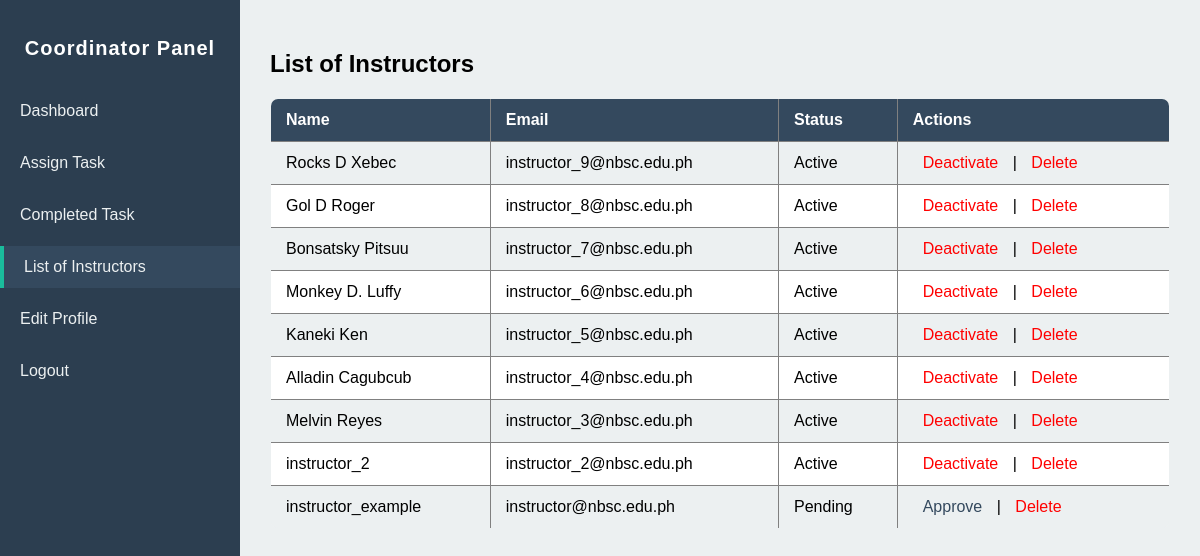
The page /coordinator/manage_instructors.php (signed in) on the database as committed earlier.
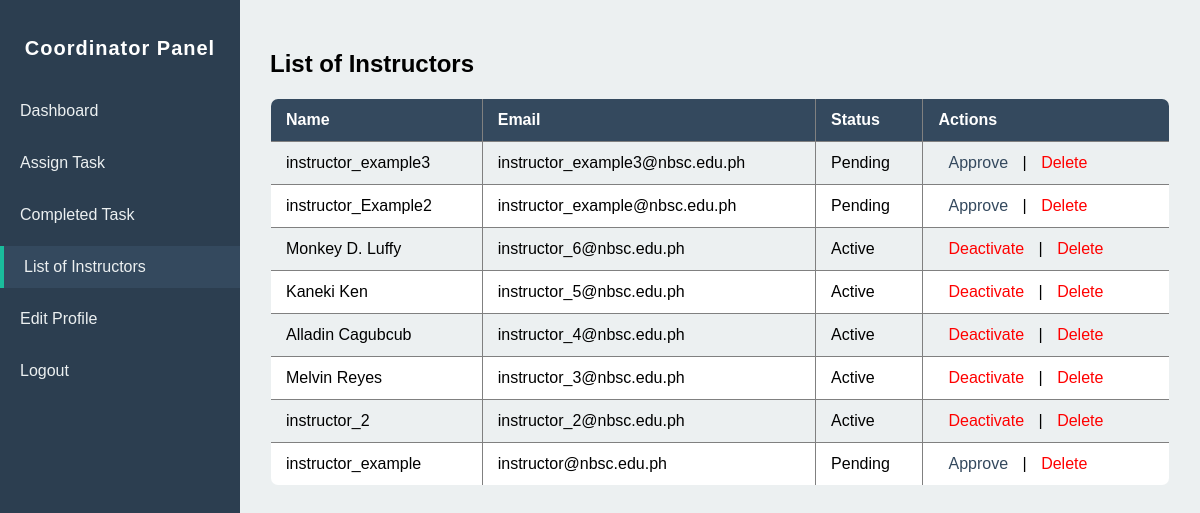
The same page on the database as committed later.
### tables this page shows
CREATE TABLE `users` (
  `id` int(11) NOT NULL,
  `name` varchar(100) NOT NULL,
  `email` varchar(100) NOT NULL,
  `profile_image` varchar(255) DEFAULT NULL,
  `password` varchar(255) NOT NULL,
  `role` enum('admin','coordinator','instructor') NOT NULL,
  `status` enum('pending','active','inactive') NOT NULL DEFAULT 'pending',
  `created_at` datetime DEFAULT current_timestamp(),
  `is_approved` tinyint(1) DEFAULT 0
);

### coordinator/manage_instructors.php (the view, shortened to what this page needs)
<?php
require_once "../inc/config.php";
$stmt = $pdo->query("SELECT * FROM users WHERE role='instructor' ORDER BY created_at DESC");
$instructors = $stmt->fetchAll(PDO::FETCH_ASSOC);
?>
<!DOCTYPE html>
<html>
<head>
    <link rel="stylesheet" href="../assets/css/style.css">
</head>
<body>
    <div class="dashboard-container">
        <aside class="sidebar">
            <h2>Coordinator Panel</h2>
            <ul>
                <li><a href="dashboard.php">Dashboard</a></li>
                <li><a href="assign_task.php">Assign Task</a></li>
                <li><a href="completed_task.php">Completed Task</a></li>
                <li class="active"><a href="manage_instructors.php">List of Instructors</a></a></li>
                <li><a href="edit_profile.php">Edit Profile</a></li>
                <li><a href="../auth/logout.php">Logout</a></li>
            </ul>
        </aside>
        <div class="main-content">
            <h2>List of Instructors</h2>
            <table border="1" cellpadding="8" cellspacing="0">
                <tr>
                    <th>Name</th>
                    <th>Email</th>
                    <th>Status</th>
                    <th>Actions</th>
                </tr>
                <?php foreach ($instructors as $inst): ?>
                    <tr>
                        <td><?= htmlspecialchars($inst['name']) ?></td>
                        <td><?= htmlspecialchars($inst['email']) ?></td>
                        <td><?= ucfirst($inst['status']) ?></td>
                        <td>
                            <?php if ($inst['status'] === 'pending'): ?>
                                <a href="?action=approve&id=<?= $inst['id'] ?>">Approve</a>
                            <?php elseif ($inst['status'] === 'active'): ?>
                                <a href="?action=deactivate&id=<?= $inst['id'] ?>">Deactivate</a>
                            <?php elseif ($inst['status'] === 'inactive'): ?>
                                <a href="?action=activate&id=<?= $inst['id'] ?>">Activate</a>
                            <?php endif; ?>
                            | <a href="?action=delete&id=<?= $inst['id'] ?>" onclick="return confirm('Delete this instructor?')">Delete</a>
                        </td>
                    </tr>
                <?php endforeach; ?>
            </table>
        </div>
</body>
</html>

Rows that differ between the two databases and show on the page:
removed users: name "Rocks D Xebec", email "instructor_9@nbsc.edu.ph", status "Active"
removed users: name "Gol D Roger", email "instructor_8@nbsc.edu.ph", status "Active"
removed users: name "Bonsatsky Pitsuu", email "instructor_7@nbsc.edu.ph", status "Active"
added users: name "instructor_example3", email "instructor_example3@nbsc.edu.ph", status "Pending"
added users: name "instructor_Example2", email "instructor_example@nbsc.edu.ph", status "Pending"
